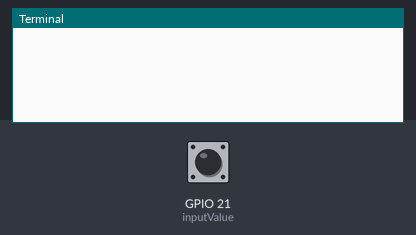
Simulated run of this program. Board: Raspberry Pi (BCM pin numbers). On the bench: the last lines printed to the terminal. The inputs (shaded band) are chosen by the test bench; at power-on: GPIO 21 (inputValue) HIGH.

Above: at 1.2 s.
1.3 s: GPIO 21 (inputValue) pulled LOW for 0.15 s
At 2.1 s:
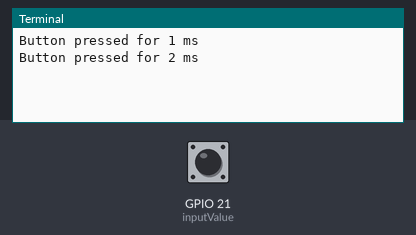
2.9 s: GPIO 21 (inputValue) pulled LOW for 1 s
At 5.0 s:
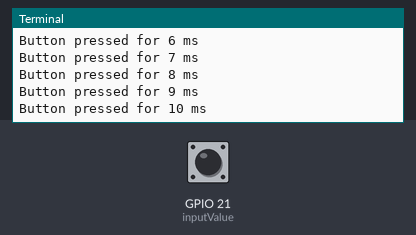
5.4 s: GPIO 21 (inputValue) pulled LOW for 3.2 s
At 9.2 s:
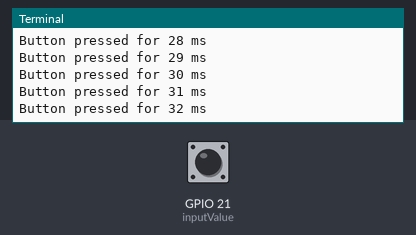
Timing chart, 0 to 10.7 s (numbered marks = the images above; inputs shaded):
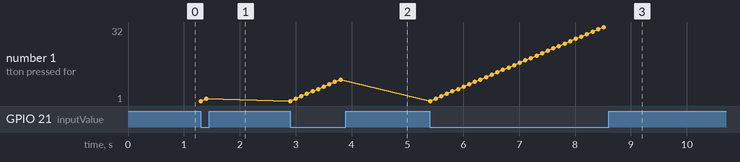

The program:

button.py
```python
import RPi.GPIO as GPIO
import time

GPIO.setmode(GPIO.BCM)
GPIO.setup(21, GPIO.IN, pull_up_down=GPIO.PUD_UP)

while True:
    inputValue = GPIO.input(21)
    if(inputValue==False):
        count = count + 1
        print("Button pressed for " + str(count) + " ms")
    else:
        count = 0
    time.sleep(0.1)
```

Measured:
- after the input at 1.3 s, the terminal: prints a new line at once (image 1)
- after the input at 2.9 s, the terminal: prints a new line after 0.20 s (image 2)
- after the input at 5.4 s, the terminal: prints a new line after 1.0 s (image 3)
- plotted number 1: 2 → 10 after the input at 2.9 s, 10 → 32 after the input at 5.4 s
